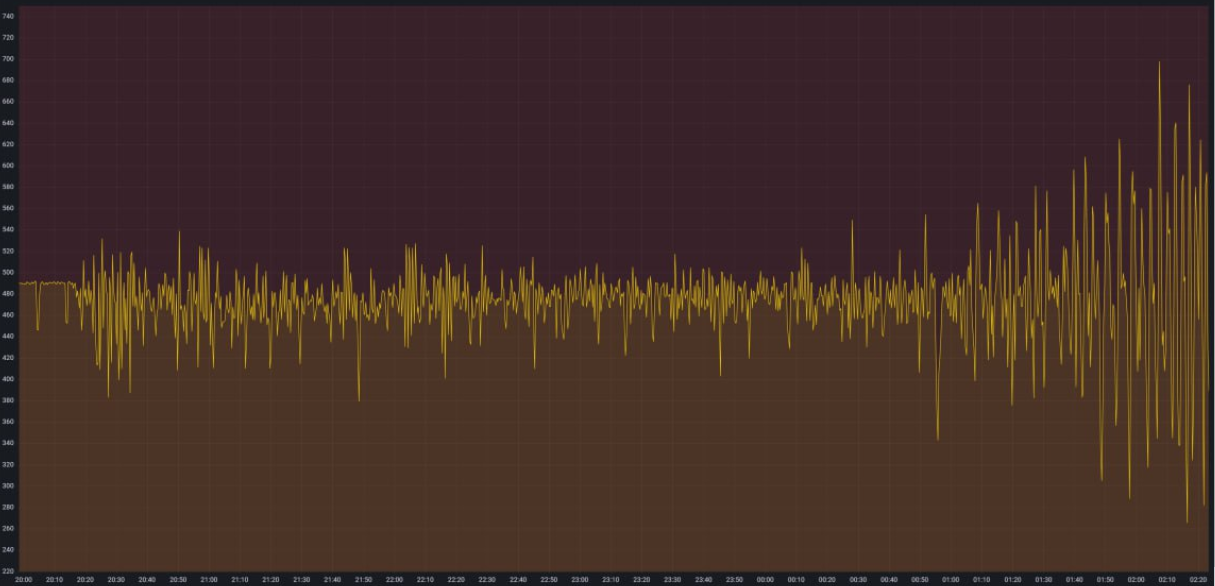
#> input picture infra/influxdb/kafka-write/reference.png, 1215 x 586 px
$ python digitize_reference.py
#> lines starting #> are read from the running program, lines starting #| are printed output that depends on the picture; after the words box and inside, x2 and y2 are one past the last pixel; in counts of white or black regions, pixels touching at a corner belong together
"""Extract the visible yellow polyline; no random samples or invented excursions."""
import csv
import json
from pathlib import Path

import numpy as np
from PIL import Image, ImageDraw

ROOT = Path(__file__).resolve().parent
X0, X1 = 20, 1207
Y220, Y740 = 571, 16
DURATION = 380 * 60


def main():
    original = Image.open(ROOT / "reference.png").convert("RGB")
    rgb = np.asarray(original, dtype=float)
    r, g, b = rgb[:, :, 0], rgb[:, :, 1], rgb[:, :, 2]
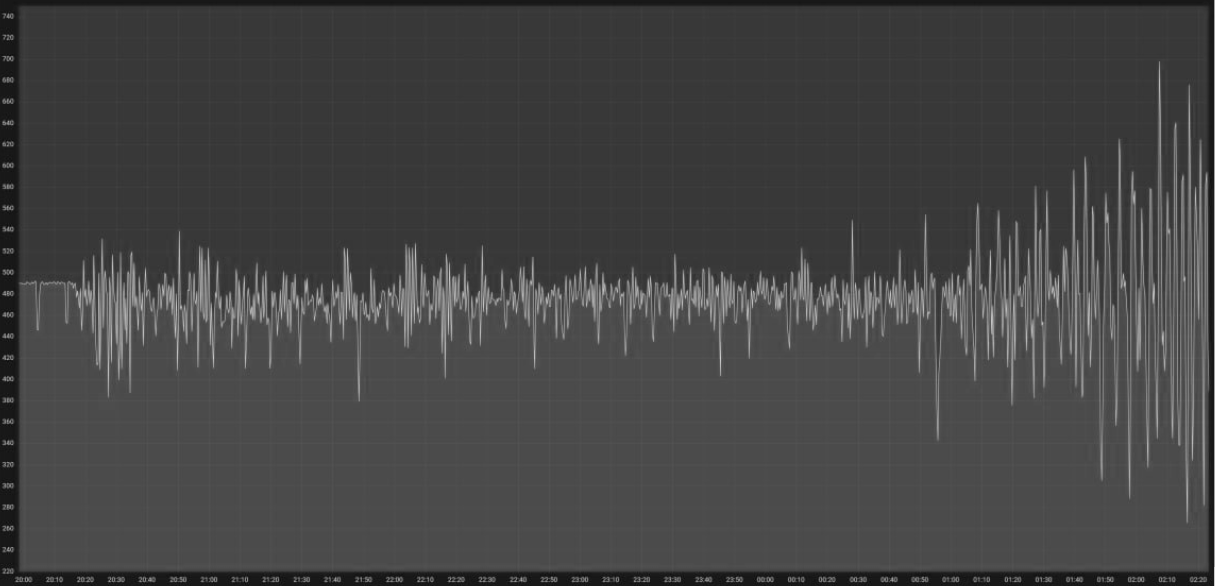
#> r: shape (586, 1215) float64; min 8, max 205, mean 68.3
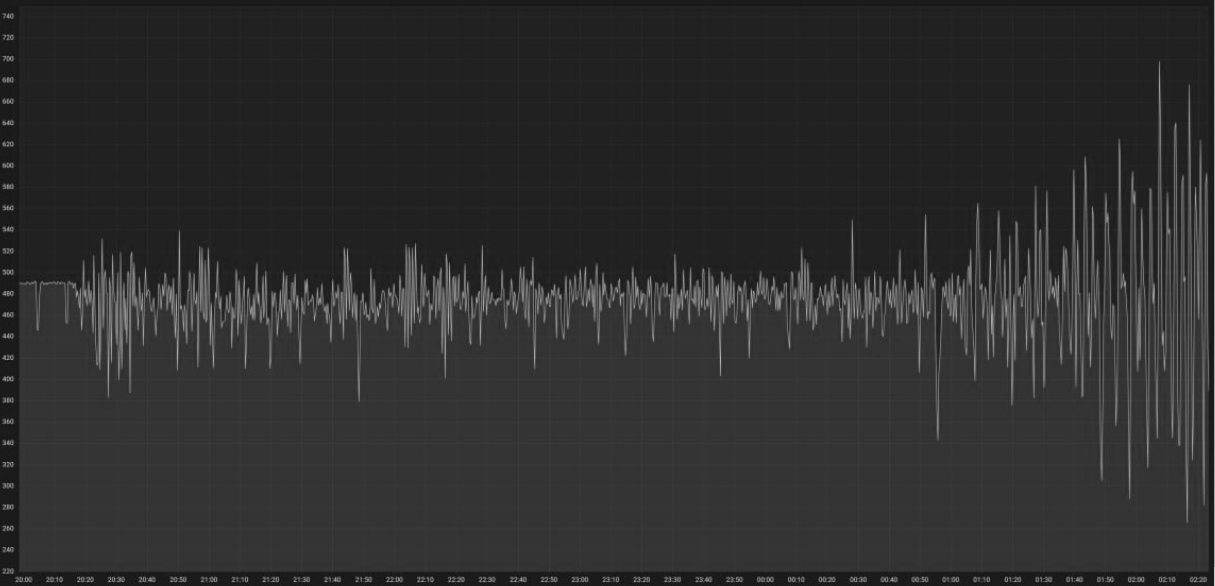
#> g: shape (586, 1215) float64; min 11, max 205, mean 46.2
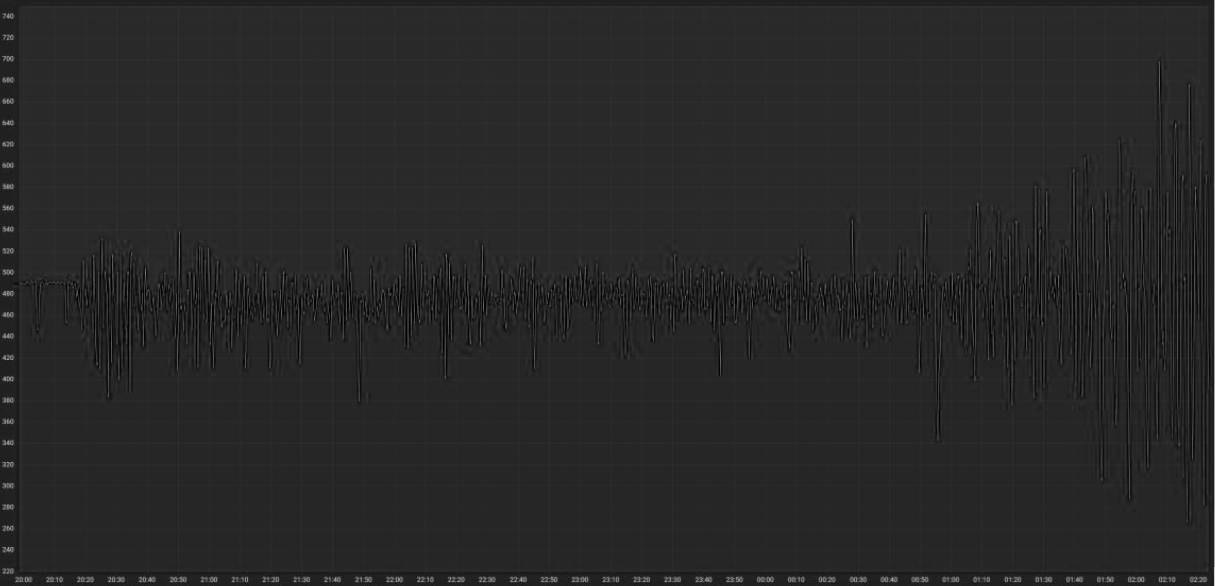
#> b: shape (586, 1215) float64; min 0, max 209, mean 39.3
    mask = (r > 80) & (g > 65) & (g-b > 30) & (r > g*.95) & (r < g*1.8)
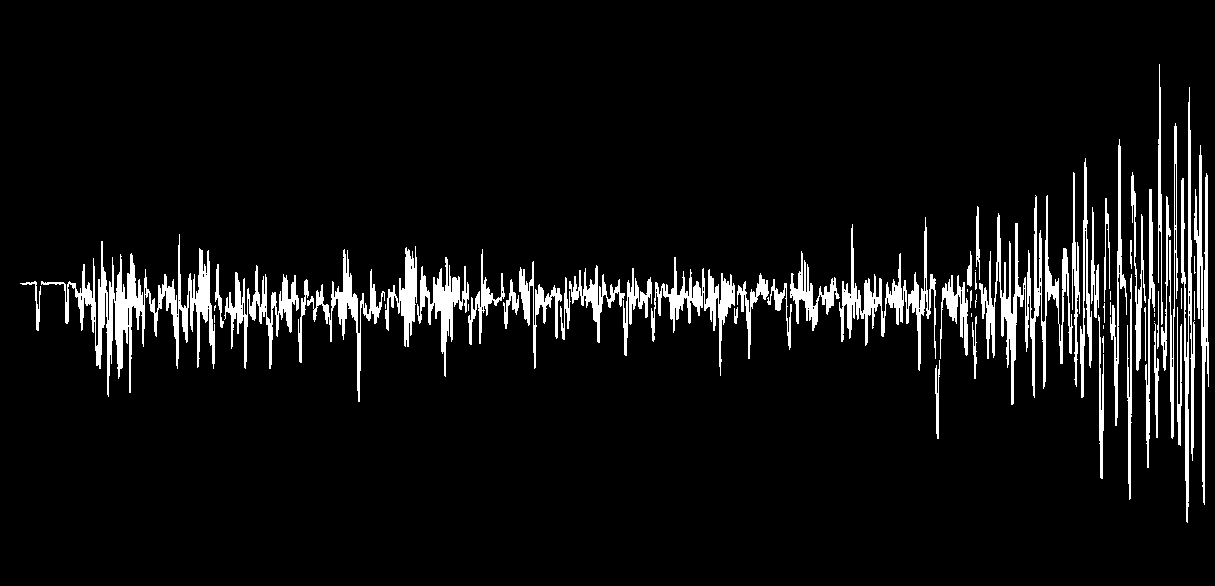
#> mask: shape (586, 1215) bool; 6.6% white; 65 white regions (14 under 20 px), largest, box (x1, y1, x2, y2) and area: (41, 234, 215, 397) 6472, (979, 195, 1073, 405) 4878, (839, 217, 936, 371) 3157
    upper, lower, center = [], [], []
    for x in range(X0, X1+1):
        ys = np.flatnonzero(mask[7:572, x]) + 7
        if not len(ys):
            raise ValueError(f"No yellow stroke at x={x}")
        upper.append(float(ys[0]))
        lower.append(float(ys[-1]))
        strength = g[ys,x] - b[ys,x]
        center.append(float(np.median(ys[strength >= strength.max()-2])))
#> this loop made 1188 passes
#> (ys, strength) on passes 1 to 3: ([283], [32]), ([283], [35]), ([283, 284], [38, 34])
#> after the loop, center = 1188 values, max 497 at index 1167, min 95 at index 1139, mean 303.4; lower = 1188 values, max 522 at index 1167, min 204 at index 1113, mean 321.5; upper = 1188 values, max 410 at index 1081, min 64 at index 1139, mean 281.7

    # The two raster envelopes reveal the sharp tips of the zigzag. A median
    # per column alone would flatten those peaks into false smooth data.
    candidates = []
    for i in range(1, len(upper)-1):
        hi, lo = upper[i], lower[i]
        is_peak = hi <= min(upper[i-1],upper[i+1]) and hi < max(upper[i-1],upper[i+1])-1
        is_trough = lo >= max(lower[i-1],lower[i+1]) and lo > min(lower[i-1],lower[i+1])+1
        if is_peak:
            candidates.append((X0+i, hi+0.5, "peak"))
        if is_trough:
            candidates.append((X0+i, lo-0.5, "trough"))
#> this loop made 1186 passes
#> (hi, lo, is_peak, is_trough) on passes 1 to 3: (283, 283, False, False), (283, 284, False, False), (283, 284, False, False)
#> after the loop, candidates = 528 items, first 6: (38, 329.5, 'trough'), (41, 281.5, 'peak'), (67, 322.5, 'trough'), (75, 283.5, 'peak'), (80, 288.5, 'peak'), (81, 329.5, 'trough')
    # Merge consecutive extrema of the same kind, keeping the outermost tip.
    tips = []
    for item in candidates:
        if tips and tips[-1][2] == item[2]:
            if (item[2] == "peak" and item[1] < tips[-1][1]) or (item[2] == "trough" and item[1] > tips[-1][1]):
                tips[-1] = item
        else:
            tips.append(item)
#> this loop made 528 passes
#> after the loop, tips = 356 items, first 6: (38, 329.5, 'trough'), (41, 281.5, 'peak'), (67, 322.5, 'trough'), (75, 283.5, 'peak'), (81, 329.5, 'trough'), (83, 264.5, 'peak')
    knots = [(X0,center[0],"edge"), *tips, (X1,center[-1],"edge")]
#> knots = 358 items, first 6: (20, 283, 'edge'), (38, 329.5, 'trough'), (41, 281.5, 'peak'), (67, 322.5, 'trough'), (75, 283.5, 'peak'), (81, 329.5, 'trough')
    snapped = {}
    for x,y,kind in knots:
        second = round((x-X0)*DURATION/(X1-X0)/15)*15
        if second in snapped:
            # Ambiguous subpixel extrema have no recoverable exact ordering;
            # retain the larger visible deviation from the central 480ms band.
            if abs(y-294) <= abs(snapped[second][0]-294):
                continue
        snapped[second] = (y,kind,x)
#> this loop made 358 passes
#> (x, y, kind, second) on passes 1 to 3: (20, 283, 'edge', 0), (38, 329.5, 'trough', 345), (41, 281.5, 'peak', 405)
#> after the loop, snapped = 344 items
    # Preserve the low-amplitude initial stroke and any long runs without tips.
    anchors = sorted(snapped)
#> anchors = 344 values from 0 to 22800
    for i,x in enumerate(range(X0,X1+1)):
        second = round((x-X0)*DURATION/(X1-X0)/15)*15
        if second in snapped:
            continue
        if min(abs(second-a) for a in anchors) >= 60:
            snapped[second] = (center[i],"stroke",x)
#> after the loop, snapped = 508 items
    with (ROOT / "reference-knots.csv").open("w",encoding="utf-8",newline="") as stream:
        writer=csv.writer(stream)
        writer.writerow(["elapsed_seconds","value_ms","source_x","source_y","kind"])
        for second,(y,kind,x) in sorted(snapped.items()):
            value=220+(Y220-y)*520/(Y220-Y740)
            writer.writerow([second,f"{value:.6f}",x,f"{y:.2f}",kind])
#> this loop made 508 passes
#> (second, y, kind, x, value) on passes 1 to 3: (0, 283, 'edge', 20, 489.8), (60, 283, 'stroke', 23, 489.8), (75, 283, 'stroke', 24, 489.8)
    calibration={"image_size":list(original.size),"plot_x":[X0,X1],"y_grid":{"220_ms":Y220,"740_ms":Y740},
                 "duration_seconds":DURATION,"observed_columns":len(upper),"knots":len(snapped),
                 "method":"Yellow-stroke mask, alternating local extrema of its upper/lower envelopes, 15-second timestamp snapping; linear interpolation between anchors.",
                 "unit":"ms","unit_confirmed_by_user":True,
                 "limitations":"Approximate screenshot reconstruction. One x pixel is about 19.2 seconds and one y pixel about 0.94 ms. Original sampling interval and exact timestamps are unknown. Overlapping subpixel tips cannot all be recovered; no random noise is added."}
    (ROOT / "calibration.json").write_text(json.dumps(calibration,ensure_ascii=False,indent=2)+"\n",encoding="utf-8")
    overlay=original.copy()
    draw=ImageDraw.Draw(overlay)
    coords=[(X0+second/DURATION*(X1-X0),y) for second,(y,_,_) in sorted(snapped.items())]
#> coords = 508 pairs, first value 20 to 1207, second value 64.5 to 521.5
    draw.line(coords,fill=(75,220,240),width=1)
    overlay.save(ROOT / "reconstruction-overlay.png")
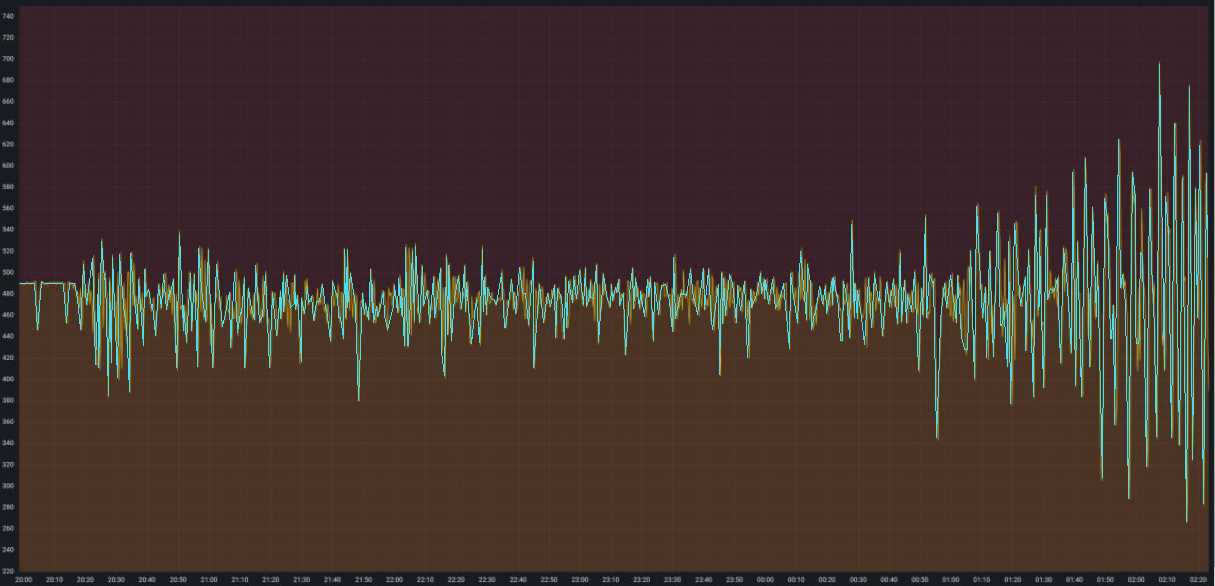
#> saved as reconstruction-overlay.png: PIL image 1215x586 RGB; mean R, G, B 67, 50.5, 45.9
    print(f"Extracted {len(snapped)} calibrated anchors from {len(upper)} raster columns")
#| Extracted 508 calibrated anchors from 1188 raster columns


if __name__ == "__main__":
    main()
